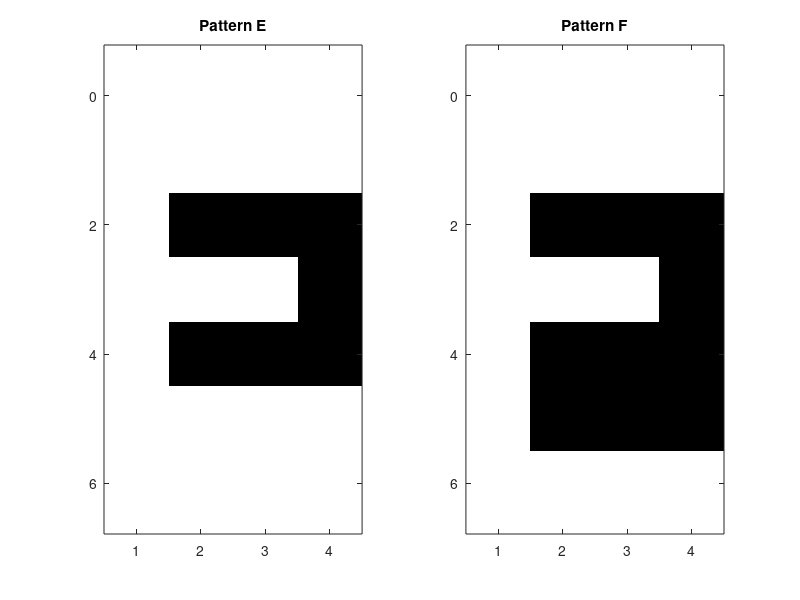

Here is the MATLAB script that generated this plot:
%To classify the patterns using Hebbs learning. E and F target are given as: (*) indicates '+1' and (-) indicates '-1'. The E and F pattern are formed on 5 x 4 grid. Therefore input vector of E & F has 20 elements each. To identify the pattern let '1' indicates target if 'E' is recognized and '-1' indicates target if 'F' is recognized.

clear;
clc;
E = [ 1  1  1  1;
      1 -1 -1 -1;
      1  1  1 -1;
      1 -1 -1 -1;
      1  1  1  1 ];
F = [ 1  1  1  1;
      1 -1 -1 -1;
      1  1  1 -1;
      1 -1 -1 -1;
      1 -1 -1 -1 ];
xE = reshape(E',1,[]);
xF = reshape(F',1,[]);
tE = 1;
tF = -1;
W = xE*tE + xF*tF;
yE = sign(xE*W');
yF = sign(xF*W');
disp(['Output for E = ', num2str(yE)])
disp(['Output for F = ', num2str(yF)])
figure;
subplot(1,2,1);
imagesc(E); 
colormap(gray); 
title('Pattern E'); 
axis equal tight;
subplot(1,2,2);
imagesc(F); 
colormap(gray); 
title('Pattern F'); 
axis equal tight;